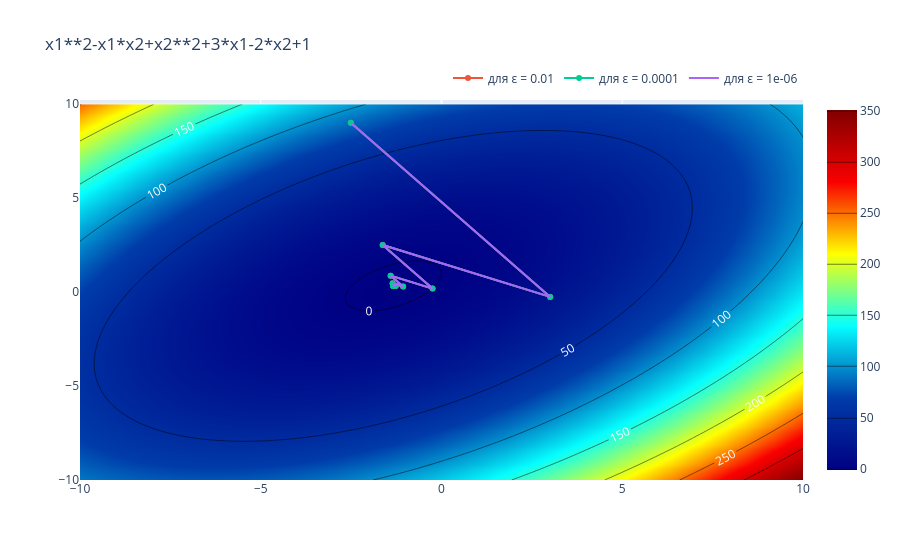
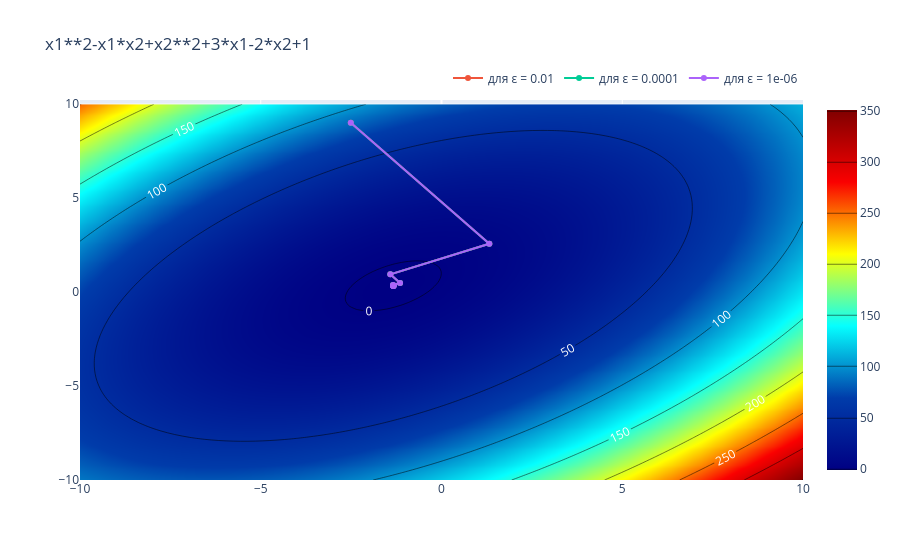

These figures' notebook cell, in order:
### Code cell
import numpy as np
import sympy as sp
import math
import plotly.graph_objects as go

def csgradM(f, x0, e1, e2, gamma, M):
    x = x0
    x1, x2 = sp.symbols('x1, x2')
    fun = sp.lambdify([x1, x2], f, "math")

    trajectory = [x0]
    values = [fun(x[0], x[1])]

    k = 0
    x1d = sp.diff(f, x1)
    x2d = sp.diff(f, x2)
    x1d = sp.lambdify([x1, x2], x1d, "math")
    x2d = sp.lambdify([x1, x2], x2d, "math")

    c = 0

    while k < M:
        c_grad = np.array([x1d(x[0], x[1]), x2d(x[0], x[1])])
        if np.linalg.norm(c_grad) < e1:
            break
        x_next = x - (gamma * c_grad)
        while fun(x_next[0], x_next[1]) - fun(x[0], x[1]) >= 0 and gamma > 1e-10:
            gamma = gamma / 2
            x_next = x - (gamma * c_grad)
        if np.linalg.norm(x_next - x) <= e2 and abs(fun(x_next[0], x_next[1]) - fun(x[0], x[1])) <= e2:
            c += 1
            if c == 2:
                break
        else:
            c = 0
            k += 1
            x = x_next
            trajectory.append(x)
            values.append(fun(x[0], x[1]))
    return np.array(trajectory), np.array(values), k

# ///////////// UNDER CONSTRUCTION ////////////// 
def qgradM(f, x0, e1, e2, gamma, M):
    x = x0.astype(float)
    x1, x2 = sp.symbols('x1, x2')
    alpha = sp.symbols('alpha')
    fun = sp.lambdify([x1, x2], f, "math")

    trajectory = [x.copy()]
    values = [fun(x[0], x[1])]

    k = 0
    x1d = sp.diff(f, x1)
    x2d = sp.diff(f, x2)
    x1d = sp.lambdify([x1, x2], x1d, "math")
    x2d = sp.lambdify([x1, x2], x2d, "math")

    c = 0

    while k < M:
        c_grad = np.array([x1d(x[0], x[1]), x2d(x[0], x[1])])
        if np.linalg.norm(c_grad) < e1:
            break

        d = -c_grad
        phi = f.subs({x1: x[0] + alpha * d[0], x2: x[1] + alpha * d[1]})
        alpha_candidates = sp.solve(sp.diff(phi, alpha), alpha)

        alpha_opt = None
        for cand in alpha_candidates:
            cand_val = complex(cand.evalf())
            if abs(cand_val.imag) < 1e-12 and cand_val.real > 0:
                alpha_opt = cand_val.real
                break
        if alpha_opt is None:
            alpha_opt = gamma

        x_next = x + alpha_opt * d
        if np.linalg.norm(x_next - x) <= e2 and abs(fun(x_next[0], x_next[1]) - fun(x[0], x[1])) <= e2:
            c += 1
            trajectory.append(x)
            values.append(fun(x[0], x[1]))
            if c == 2:
                break
        else:
            c = 0
            k += 1
            x = x_next
            trajectory.append(x)
            values.append(fun(x[0], x[1]))
    return np.array(trajectory), np.array(values), k

e_list = [10**(-2), 10**(-4), 10**(-6)]

x1, x2 = sp.symbols('x1, x2')
f = x1**2-x1*x2+x2**2+3*x1-2*x2+1
np.random.seed(42)
x0 = np.random.uniform(-10, 10, size=2)

x1_range = np.linspace(-10, 10, 100)
x2_range = np.linspace(-10, 10, 100)
x, y = np.meshgrid(x1_range, x2_range)
fu = x**2-x*y+y**2+3*x-2*y+1
fig = go.Figure(data=[go.Contour(
    z=fu, x=x1_range, y=x2_range, colorscale='Jet',
    contours=dict(
         coloring = 'heatmap',
        showlabels = True,
        labelfont = dict(
            size = 12,
            color = 'white',
        )
    ) 
)])
fig.update_layout(title=f'x1**2-x1*x2+x2**2+3*x1-2*x2+1') 

for e in e_list:
    print(e)
    ans = csgradM(f, x0=x0, e1 = e, e2 = e, gamma = 1, M = 50)
    print(ans[0][-1], ans[1][-1], ans[2])
    
    fig.add_trace(go.Scatter(x=[i[0] for i in ans[0]], y=[i[1] for i in ans[0]], name=f'для ε = {e}'))
    fig.update_layout(
    legend=dict(
        orientation="h",   
        yanchor="bottom",
        y=1.02,            
        xanchor="right",
        x=1               
    )
)
fig.show()

fig1 = go.Figure(data=[go.Contour(
    z=fu, x=x1_range, y=x2_range, colorscale='Jet',
    contours=dict(
         coloring = 'heatmap',
        showlabels = True,
        labelfont = dict(
            size = 12,
            color = 'white',
        )
    ) 
)])
fig1.update_layout(title=f'x1**2-x1*x2+x2**2+3*x1-2*x2+1') 

for e in e_list:
    print(e)
    ans = qgradM(f, x0=x0, e1 = e, e2 = e, gamma = 1, M = 50)
    print(ans[0][-1], ans[1][-1], ans[2])
    
    fig1.add_trace(go.Scatter(x=[i[0] for i in ans[0]], y=[i[1] for i in ans[0]], name=f'для ε = {e}'))
    fig1.update_layout(
    legend=dict(
        orientation="h",   
        yanchor="bottom",
        y=1.02,            
        xanchor="right",
        x=1               
    )
)
fig1.show()

### Figure 1 — Plotly figure (JSON) as saved in the notebook; plotly's stock layout.template omitted (floating-point values rounded to 4 significant figures; data arrays with more than 128 entries replaced by an {"elided": "..."} marker saying what was removed)
{"data": [{"colorscale": [[0, "rgb(0,0,131)"], [0.2, "rgb(0,60,170)"], [0.4, "rgb(5,255,255)"], [0.6, "rgb(255,255,0)"], [0.8, "rgb(250,0,0)"], [1, "rgb(128,0,0)"]], "contours": {"coloring": "heatmap", "labelfont": {"color": "white", "size": 12}, "showlabels": true}, "type": "contour", "x": [-10.0, -9.798, -9.596, -9.394, -9.192, -8.99, -8.788, -8.586, -8.384, -8.182, -7.98, -7.778, -7.576, -7.374, -7.172, -6.97, -6.768, -6.566, -6.364, -6.162, -5.96, -5.758, -5.556, -5.354, -5.152, -4.949, -4.747, -4.545, -4.343, -4.141, -3.939, -3.737, -3.535, -3.333, -3.131, -2.929, -2.727, -2.525, -2.323, -2.121, -1.919, -1.717, -1.515, -1.313, -1.111, -0.9091, -0.7071, -0.5051, -0.303, -0.101, 0.101, 0.303, 0.5051, 0.7071, 0.9091, 1.111, 1.313, 1.515, 1.717, 1.919, 2.121, 2.323, 2.525, 2.727, 2.929, 3.131, 3.333, 3.535, 3.737, 3.939, 4.141, 4.343, 4.545, 4.747, 4.949, 5.152, 5.354, 5.556, 5.758, 5.96, 6.162, 6.364, 6.566, 6.768, 6.97, 7.172, 7.374, 7.576, 7.778, 7.98, 8.182, 8.384, 8.586, 8.788, 8.99, 9.192, 9.394, 9.596, 9.798, 10.0], "y": [-10.0, -9.798, -9.596, -9.394, -9.192, -8.99, -8.788, -8.586, -8.384, -8.182, -7.98, -7.778, -7.576, -7.374, -7.172, -6.97, -6.768, -6.566, -6.364, -6.162, -5.96, -5.758, -5.556, -5.354, -5.152, -4.949, -4.747, -4.545, -4.343, -4.141, -3.939, -3.737, -3.535, -3.333, -3.131, -2.929, -2.727, -2.525, -2.323, -2.121, -1.919, -1.717, -1.515, -1.313, -1.111, -0.9091, -0.7071, -0.5051, -0.303, -0.101, 0.101, 0.303, 0.5051, 0.7071, 0.9091, 1.111, 1.313, 1.515, 1.717, 1.919, 2.121, 2.323, 2.525, 2.727, 2.929, 3.131, 3.333, 3.535, 3.737, 3.939, 4.141, 4.343, 4.545, 4.747, 4.949, 5.152, 5.354, 5.556, 5.758, 5.96, 6.162, 6.364, 6.566, 6.768, 6.97, 7.172, 7.374, 7.576, 7.778, 7.98, 8.182, 8.384, 8.586, 8.788, 8.99, 9.192, 9.394, 9.596, 9.798, 10.0], "z": {"elided": "100x100 float values"}}, {"name": "для ε = 0.01", "type": "scatter", "x": [-2.509, 3.007, -1.627, -0.2482, -1.407, -1.062, -1.352, -1.266, -1.338, -1.316, -1.334, -1.329], "y": [9.014, -0.2546, 2.504, 0.1864, 0.8759, 0.2966, 0.469, 0.3241, 0.3672, 0.331, 0.3418, 0.3328]}, {"name": "для ε = 0.0001", "type": "scatter", "x": [-2.509, 3.007, -1.627, -0.2482, -1.407, -1.062, -1.352, -1.266, -1.338, -1.316, -1.334, -1.329, -1.334, -1.332, -1.333, -1.333, -1.333, -1.333], "y": [9.014, -0.2546, 2.504, 0.1864, 0.8759, 0.2966, 0.469, 0.3241, 0.3672, 0.331, 0.3418, 0.3328, 0.3355, 0.3332, 0.3339, 0.3333, 0.3335, 0.3333]}, {"name": "для ε = 1e-06", "type": "scatter", "x": [-2.509, 3.007, -1.627, -0.2482, -1.407, -1.062, -1.352, -1.266, -1.338, -1.316, -1.334, -1.329, -1.334, -1.332, -1.333, -1.333, -1.333, -1.333, -1.333, -1.333, -1.333, -1.333, -1.333, -1.333, -1.333], "y": [9.014, -0.2546, 2.504, 0.1864, 0.8759, 0.2966, 0.469, 0.3241, 0.3672, 0.331, 0.3418, 0.3328, 0.3355, 0.3332, 0.3339, 0.3333, 0.3335, 0.3333, 0.3334, 0.3333, 0.3333, 0.3333, 0.3333, 0.3333, 0.3333]}], "layout": {"legend": {"orientation": "h", "x": 1, "xanchor": "right", "y": 1.02, "yanchor": "bottom"}, "title": {"text": "x1**2-x1*x2+x2**2+3*x1-2*x2+1"}}}

### Figure 2 — Plotly figure (JSON) as saved in the notebook; plotly's stock layout.template omitted (floating-point values rounded to 4 significant figures; data arrays with more than 128 entries replaced by an {"elided": "..."} marker saying what was removed)
{"data": [{"colorscale": [[0, "rgb(0,0,131)"], [0.2, "rgb(0,60,170)"], [0.4, "rgb(5,255,255)"], [0.6, "rgb(255,255,0)"], [0.8, "rgb(250,0,0)"], [1, "rgb(128,0,0)"]], "contours": {"coloring": "heatmap", "labelfont": {"color": "white", "size": 12}, "showlabels": true}, "type": "contour", "x": [-10.0, -9.798, -9.596, -9.394, -9.192, -8.99, -8.788, -8.586, -8.384, -8.182, -7.98, -7.778, -7.576, -7.374, -7.172, -6.97, -6.768, -6.566, -6.364, -6.162, -5.96, -5.758, -5.556, -5.354, -5.152, -4.949, -4.747, -4.545, -4.343, -4.141, -3.939, -3.737, -3.535, -3.333, -3.131, -2.929, -2.727, -2.525, -2.323, -2.121, -1.919, -1.717, -1.515, -1.313, -1.111, -0.9091, -0.7071, -0.5051, -0.303, -0.101, 0.101, 0.303, 0.5051, 0.7071, 0.9091, 1.111, 1.313, 1.515, 1.717, 1.919, 2.121, 2.323, 2.525, 2.727, 2.929, 3.131, 3.333, 3.535, 3.737, 3.939, 4.141, 4.343, 4.545, 4.747, 4.949, 5.152, 5.354, 5.556, 5.758, 5.96, 6.162, 6.364, 6.566, 6.768, 6.97, 7.172, 7.374, 7.576, 7.778, 7.98, 8.182, 8.384, 8.586, 8.788, 8.99, 9.192, 9.394, 9.596, 9.798, 10.0], "y": [-10.0, -9.798, -9.596, -9.394, -9.192, -8.99, -8.788, -8.586, -8.384, -8.182, -7.98, -7.778, -7.576, -7.374, -7.172, -6.97, -6.768, -6.566, -6.364, -6.162, -5.96, -5.758, -5.556, -5.354, -5.152, -4.949, -4.747, -4.545, -4.343, -4.141, -3.939, -3.737, -3.535, -3.333, -3.131, -2.929, -2.727, -2.525, -2.323, -2.121, -1.919, -1.717, -1.515, -1.313, -1.111, -0.9091, -0.7071, -0.5051, -0.303, -0.101, 0.101, 0.303, 0.5051, 0.7071, 0.9091, 1.111, 1.313, 1.515, 1.717, 1.919, 2.121, 2.323, 2.525, 2.727, 2.929, 3.131, 3.333, 3.535, 3.737, 3.939, 4.141, 4.343, 4.545, 4.747, 4.949, 5.152, 5.354, 5.556, 5.758, 5.96, 6.162, 6.364, 6.566, 6.768, 6.97, 7.172, 7.374, 7.576, 7.778, 7.98, 8.182, 8.384, 8.586, 8.788, 8.99, 9.192, 9.394, 9.596, 9.798, 10.0], "z": {"elided": "100x100 float values"}}, {"name": "для ε = 0.01", "type": "scatter", "x": [-2.509, 1.323, -1.416, -1.146, -1.339, -1.32, -1.334], "y": [9.014, 2.575, 0.945, 0.4913, 0.3764, 0.3445, 0.3364]}, {"name": "для ε = 0.0001", "type": "scatter", "x": [-2.509, 1.323, -1.416, -1.146, -1.339, -1.32, -1.334, -1.332, -1.333, -1.333], "y": [9.014, 2.575, 0.945, 0.4913, 0.3764, 0.3445, 0.3364, 0.3341, 0.3335, 0.3334]}, {"name": "для ε = 1e-06", "type": "scatter", "x": [-2.509, 1.323, -1.416, -1.146, -1.339, -1.32, -1.334, -1.332, -1.333, -1.333, -1.333, -1.333, -1.333, -1.333, -1.333], "y": [9.014, 2.575, 0.945, 0.4913, 0.3764, 0.3445, 0.3364, 0.3341, 0.3335, 0.3334, 0.3333, 0.3333, 0.3333, 0.3333, 0.3333]}], "layout": {"legend": {"orientation": "h", "x": 1, "xanchor": "right", "y": 1.02, "yanchor": "bottom"}, "title": {"text": "x1**2-x1*x2+x2**2+3*x1-2*x2+1"}}}
